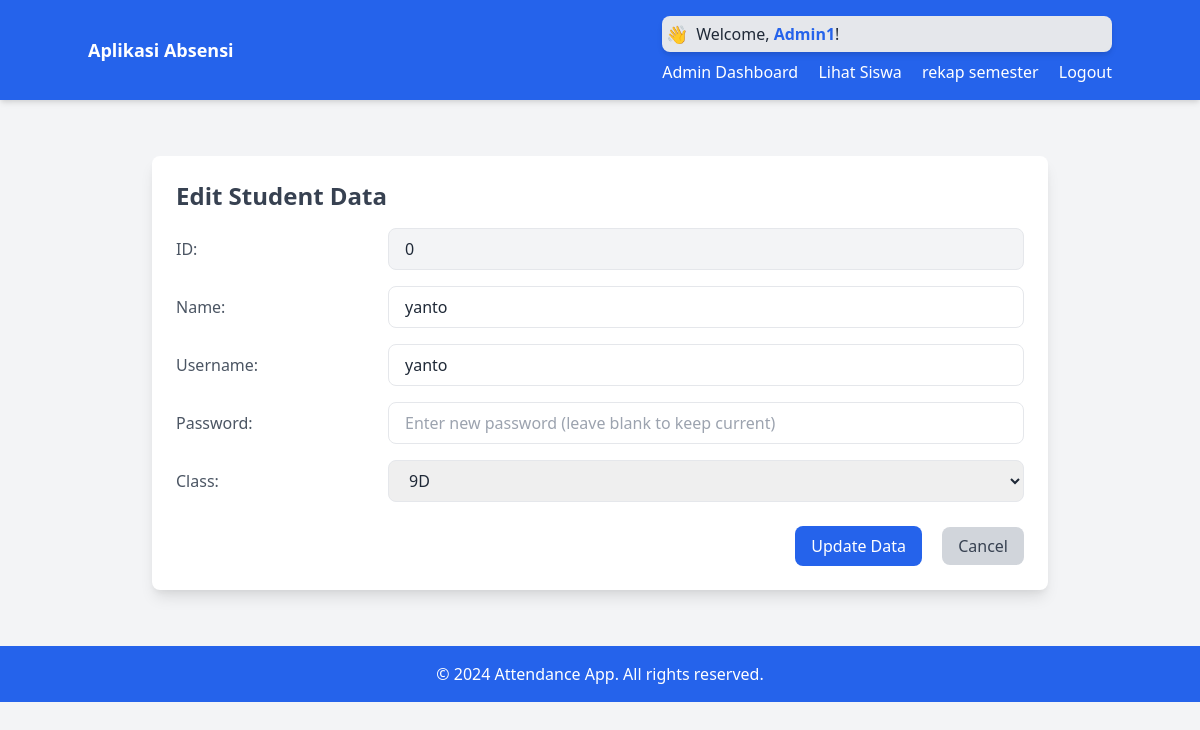
The app's page /admin/students/edit/0 (signed in) with its own data.
### app.py (models this page shows, shortened)
class Admin(UserMixin, db.Model):
    id = db.Column(db.Integer, primary_key=True)
    username = db.Column(db.String(80), unique=True, nullable=False)
    password = db.Column(db.String(120), nullable=False)
    @property
    def is_admin(self):
        return True  # Admin adalah admin

class User(UserMixin, db.Model):
    id = db.Column(db.Integer, primary_key=True)
    nama = db.Column(db.String(100),nullable=False)
    username = db.Column(db.String(150), unique=True, nullable=False)
    password = db.Column(db.String(150), nullable=False)
    classes_id = db.Column(db.Integer, db.ForeignKey('classes.id'), nullable=False)
    classes = db.relationship('Classes', backref='user')

class Classes(db.Model):
    id = db.Column(db.Integer, primary_key=True)
    nama_kelas = db.Column(db.String(5), nullable=False)

### app.py (the view, shortened to what this page needs)
@app.route('/admin/students/edit/<int:id>', methods=['GET', 'POST'])
@login_required
@role_required('admin')
def admin_edit_student(id):
    student = User.query.get_or_404(id)
    classes = Classes.query.all()
    return render_template('admin_edit_student.html', student=student, classes=classes)

### app.py (called while the page is built)
@login_manager.user_loader
def load_user(user_id):
    user = User.query.get(int(user_id))
    if user:
        return user
    admin = Admin.query.get(int(user_id))
    if admin:
        return admin
    return None  # Jika tidak ada, kembalikan None

def role_required(role):
    def decorator(f):
        @wraps(f)
        def decorated_function(*args, **kwargs):
            if role == 'admin' and not current_user.is_admin:
                abort(403)  # Forbidden, jika bukan admin
            elif role == 'user' and current_user.is_admin:
                abort(403)  # Forbidden, jika admin mencoba akses user
            return f(*args, **kwargs)
        return decorated_function
    return decorator

### templates/admin_edit_student.html (shortened to what this page needs)
{% extends "base.html" %}
{% block content %}
<div class="max-w-4xl mx-auto mt-8 bg-white p-6 rounded-lg shadow-lg">
    <h2 class="text-2xl font-bold text-gray-700 mb-4">Edit Student Data</h2>
    <form action="{{ url_for('admin_edit_student', id=student.id) }}" method="post">
        <div class="mb-4 flex items-center">
            <label for="id" class="w-1/4 text-gray-600">ID:</label>
            <input
                type="text"
                id="id"
                value="{{ student.id }}"
                class="w-3/4 px-4 py-2 border rounded-lg bg-gray-100 cursor-not-allowed"
                readonly>
        </div>
        <div class="mb-4 flex items-center">
            <label for="nama" class="w-1/4 text-gray-600">Name:</label>
            <input
                type="text"
                id="nama"
                name="nama"
                value="{{ student.nama }}"
                class="w-3/4 px-4 py-2 border rounded-lg focus:ring-2 focus:ring-blue-500"
                required>
        </div>
        <div class="mb-4 flex items-center">
            <label for="username" class="w-1/4 text-gray-600">Username:</label>
            <input
                type="text"
                id="username"
                name="username"
                value="{{ student.username }}"
                class="w-3/4 px-4 py-2 border rounded-lg focus:ring-2 focus:ring-blue-500"
                required>
        </div>
        <div class="mb-4 flex items-center">
            <label for="password" class="w-1/4 text-gray-600">Password:</label>
            <input
                type="password"
                id="password"
                name="password"
                placeholder="Enter new password (leave blank to keep current)"
                class="w-3/4 px-4 py-2 border rounded-lg focus:ring-2 focus:ring-blue-500">
        </div>
        <div class="mb-4 flex items-center">
            <label for="classes_id" class="w-1/4 text-gray-600">Class:</label>
            <select
                id="classes_id"
                name="classes_id"
                class="w-3/4 px-4 py-2 border rounded-lg focus:ring-2 focus:ring-blue-500"
                required>
                {% for class_ in classes %}
                <option value="{{ class_.id }}" {% if class_.id == student.classes_id %}selected{% endif %}>
                    {{ class_.nama_kelas }}
                </option>
                {% endfor %}
            </select>
        </div>
        <div class="mt-6 text-right">
            <button
                type="submit"
                class="bg-blue-600 text-white py-2 px-4 rounded-lg hover:bg-blue-700 focus:ring-2 focus:ring-blue-500">
                Update Data
            </button>
            <a
                href="{{ url_for('admin_students') }}"
                class="ml-4 bg-gray-300 text-gray-700 py-2 px-4 rounded-lg hover:bg-gray-400">
                Cancel
            </a>
        </div>
    </form>
</div>
{% endblock %}

### templates/base.html (shortened to what this page needs)
<!DOCTYPE html>
<html lang="en">
<head>
    <link href="https://cdn.jsdelivr.net/npm/tailwindcss@2.2.19/dist/tailwind.min.css" rel="stylesheet">
</head>
<body class="bg-gray-100 text-gray-800">
    <nav class="bg-blue-600 p-4 shadow-md">
        <div class="container mx-auto flex justify-between items-center">
            <a href="#" class="text-white font-bold text-lg">Aplikasi Absensi</a>
            <div>
                {% if current_user.is_authenticated %}
                    <div class="bg-gray-200 p-1 rounded-lg flex items-center shadow-md mb-2">
                        <span class="text-blue-600 font-bold text-lg mr-2">👋</span>
                        <p class="text-gray-800 font-medium">Welcome, <span class="text-blue-600 font-semibold">{{ current_user.username }}</span>!</p>
                    </div>
                    {% if current_user.is_admin %}
                        <a href="{{ url_for('admin_dashboard') }}" class="text-white mr-4">Admin Dashboard</a>
                        <a href="{{ url_for('admin_students') }}" class="text-white mr-4">Lihat Siswa</a>
                        <a href="{{ url_for('semester_recap') }}" class="text-white mr-4">rekap semester</a>
                        {% else %}
                        <a href="{{ url_for('dashboard') }}" class="text-white mr-4">User Dashboard</a>
                        <a href="{{ url_for('history') }}" class="text-white mr-4">Riwayat</a>
                        <a href="{{ url_for('profile') }}" class="text-white mr-4">Profile</a>
                    {% endif %}
                    <a href="{{ url_for('logout') }}" class="text-white">Logout</a>
                {% else %}
                    <a href="{{ url_for('user_login') }}" class="text-white mr-4">Login as User</a>
                    <a href="{{ url_for('admin_login') }}" class="text-white mr-4">Login as Admin</a>
                {% endif %}
            </div>
        </div>
    </nav>
    <div class="container mx-auto p-6">
        {% block content %}{% endblock %}
    </div>
    <footer class="bg-blue-600 text-white text-center p-4 mt-8">
        <p>&copy; 2024 Attendance App. All rights reserved.</p>
    </footer>
</body>
</html>

### records on screen
Admin: username "Admin1"
User: id "0", nama "yanto", username "yanto", classes_id "9D"
